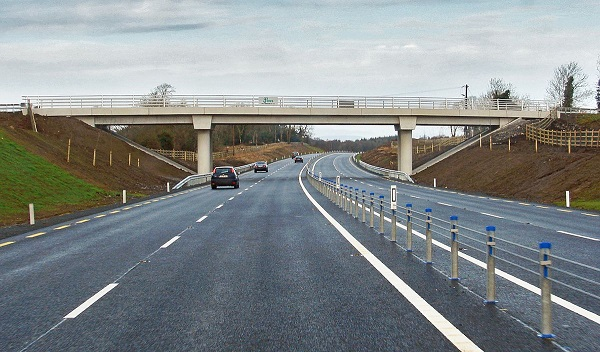
#> input picture road.jpg, 600 x 352 px
$ jupyter execute Edge_Detection_Sobel_Lapace_Canny.ipynb   (older library calls are emulated)
#> lines starting #> are read from the running program, lines starting #| are printed output that depends on the picture; after the words box and inside, x2 and y2 are one past the last pixel; in counts of white or black regions, pixels touching at a corner belong together
[cell 1]
import matplotlib.image as mping
import matplotlib.pyplot as plt
import numpy as np
import cv2

[cell 2]
image =cv2.imread('road.jpg')
#> image is the input picture: shape (352, 600, 3); mean B, G, R 139.1, 138.4, 133

cv2.imshow('Road', image)

image.shape
#> Out = (352, 600, 3)

[cell 3]
gray_img = cv2.cvtColor(image, cv2.COLOR_BGR2GRAY)
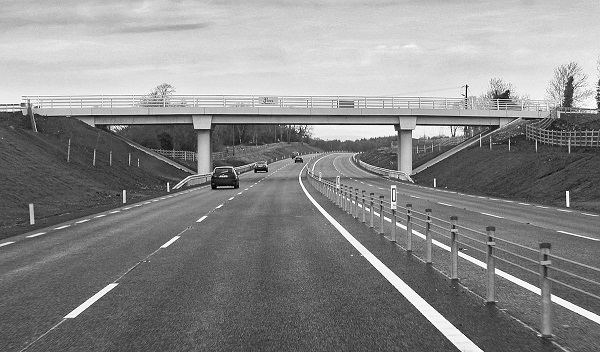
#> gray_img: shape (352, 600); min 0, max 255, mean 136.8
cv2.imshow('Gray image', gray_img)

[cell 4]
#Sobel Operation
x_sobel = cv2.Sobel(gray_img, cv2.CV_32F, 0, 1, ksize = 7)
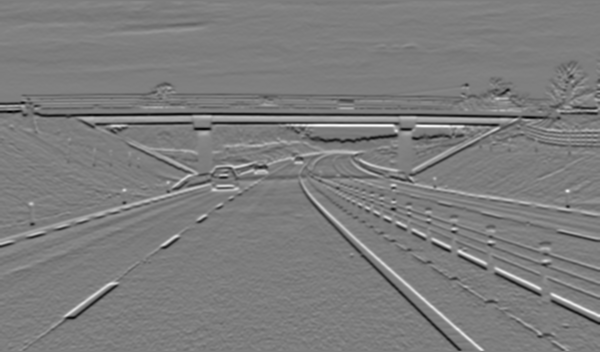
#> x_sobel: shape (352, 600) float32; min -112952, max 116125, mean -610.6; drawn with min black and max white
cv2.imshow('Sobel x direction', x_sobel)
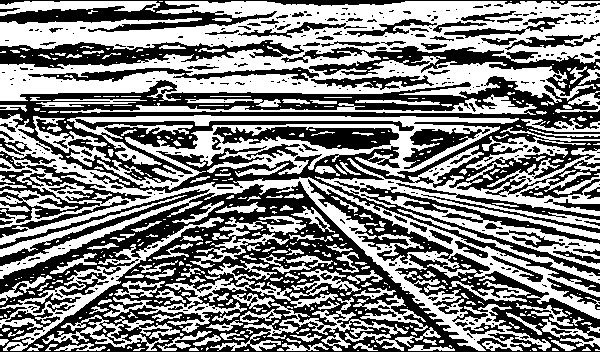
#> window 'Sobel x direction': shape (352, 600); 50.8% white; 403 black regions (305 under 20 px), largest, box (x1, y1, x2, y2) and area: (0, 179, 600, 352) 38840, (0, 46, 600, 292) 33524, (0, 0, 600, 32) 4470

y_sobel = cv2.Sobel(gray_img, cv2.CV_32F, 1, 0, ksize = 7)
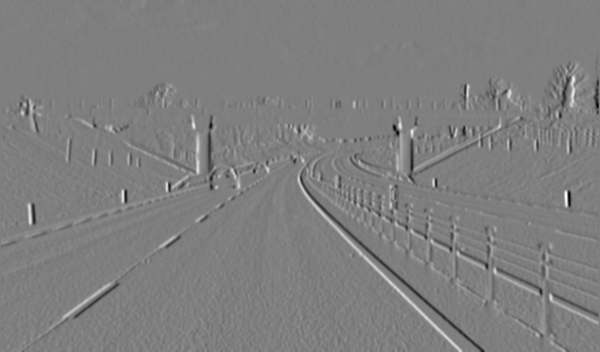
#> y_sobel: shape (352, 600) float32; min -116028, max 116620, mean 5.9; drawn with min black and max white
cv2.imshow('Soble y direction', y_sobel)
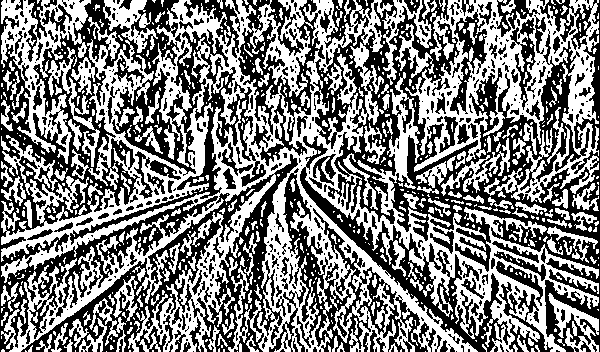
#> window 'Soble y direction': shape (352, 600); 49.8% white; 654 white regions (477 under 20 px), largest, box (x1, y1, x2, y2) and area: (1, 0, 599, 352) 63813, (405, 0, 599, 203) 14569, (1, 0, 91, 164) 4888

[cell 5]
#Laplacian operation
laplacian_img = cv2.Laplacian(gray_img, cv2.CV_32F, ksize = 3)
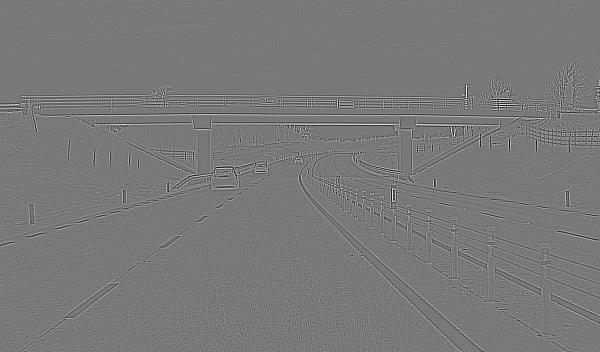
#> laplacian_img: shape (352, 600) float32; min -1704, max 1888, mean 0; drawn with min black and max white
cv2.imshow('Laplacian', laplacian_img)
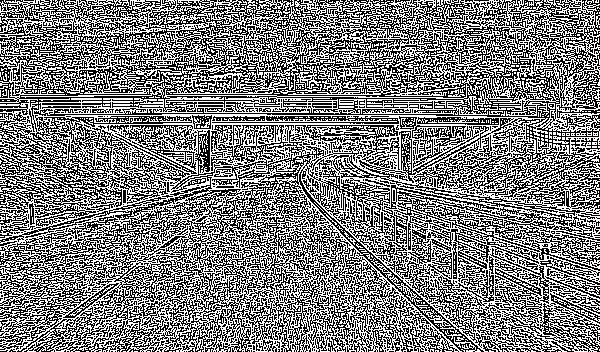
#> window 'Laplacian': shape (352, 600); 49.7% white in thin lines or dots

[cell 6]
#Canny Operation

threshold_1 = 120
threshold_2 = 200

Canny_img = cv2.Canny(gray_img,threshold_1, threshold_2)
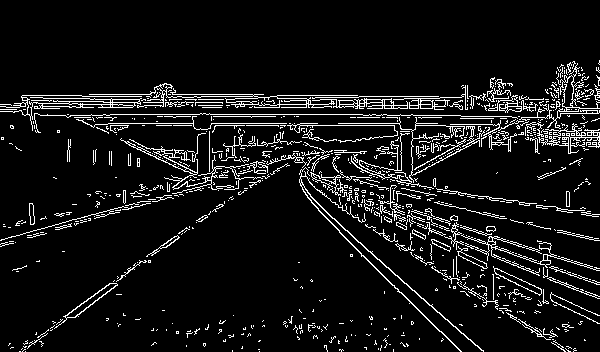
#> Canny_img: shape (352, 600); 8.1% white in thin lines or dots, all inside (x1, y1, x2, y2) = (0, 60, 600, 352)
cv2.imshow('Canny image', Canny_img)

cv2.waitKey()
cv2.destroyAllWindows()
